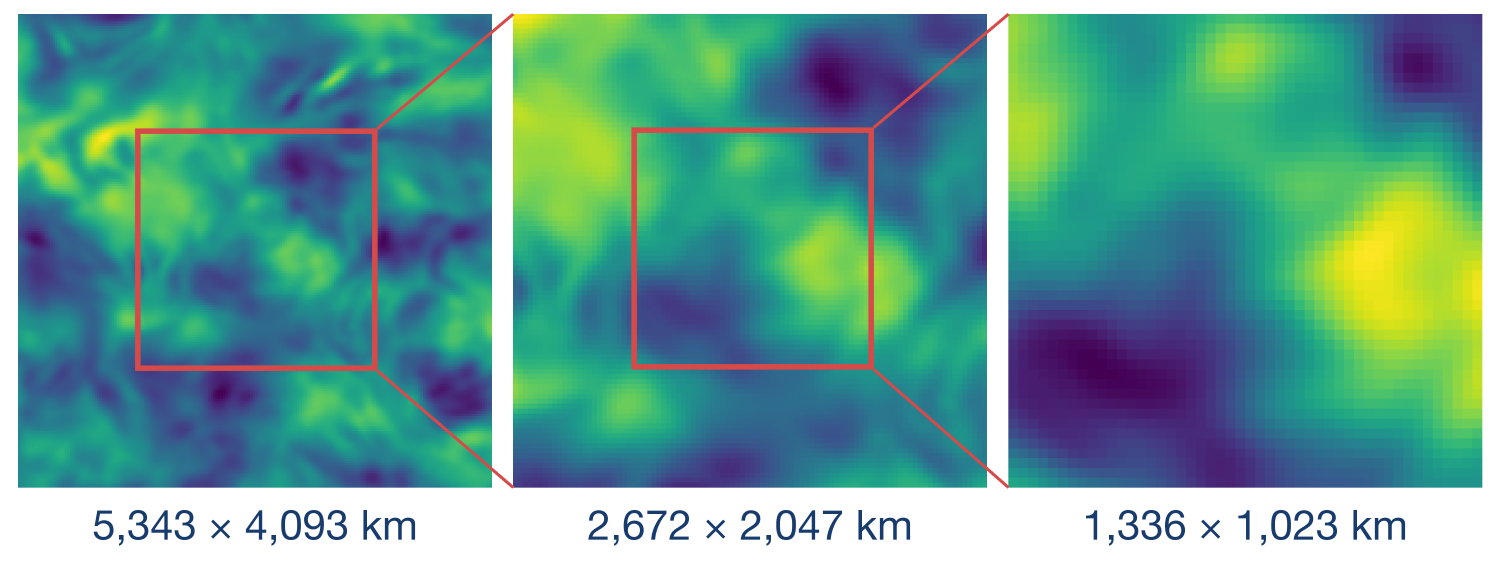
#> input picture poster/figures/zoom_montage.png, 4500 x 1710 px, found by its file name (shown at 1/3 size)
$ python zoom_montage_connectors.py
#> lines starting #> are read from the running program, lines starting #| are printed output that depends on the picture; after the words box and inside, x2 and y2 are one past the last pixel; in counts of white or black regions, pixels touching at a corner belong together
"""Draw D05-style zoom connectors onto the finished montage PNG.

Post-processing only -- it reads the exported figure and writes it back at the
SAME pixel dimensions and dpi. That matters because re-rendering the montage
would mean re-sampling the 192x192 field (hours on MPS), and nothing about
drawing a line needs the model.

Panel and red-box geometry are detected from the pixels rather than hard-coded,
so this keeps working if the montage is re-exported at another size.
"""
from __future__ import annotations

import argparse
from pathlib import Path

import numpy as np
from PIL import Image, ImageDraw

BOX_RGB = (215, 74, 74)          # #D74A4A, the existing zoom-box stroke
WHITE_CUT = 246                  # below this on any channel => "not background"


def _runs(mask: np.ndarray, min_len: int) -> list[tuple[int, int]]:
    """Contiguous True runs in a 1-D boolean mask, as inclusive (start, end)."""
    idx = np.flatnonzero(mask)
    if idx.size == 0:
        return []
    splits = np.flatnonzero(np.diff(idx) > 1)
    groups = np.split(idx, splits + 1)
    return [(int(g[0]), int(g[-1])) for g in groups if g.size >= min_len]


def detect_panels(rgb: np.ndarray) -> list[tuple[int, int, int, int]]:
    """Locate the image panels (colourful blocks) as (x0, y0, x1, y1)."""
    ink = (rgb[:, :, :3] < WHITE_CUT).any(axis=2)
    # Panels are the tall solid blocks; captions are short and sparse. Use the
    # column profile over the upper region, where only panels live.
    upper = ink[: int(ink.shape[0] * 0.75)]
    cols = upper.sum(axis=0) > upper.shape[0] * 0.5
    panels = []
    for x0, x1 in _runs(cols, min_len=50):
        rows = ink[:, x0:x1 + 1].sum(axis=1) > (x1 - x0) * 0.5
        yr = _runs(rows, min_len=50)
        y0, y1 = yr[0]
        panels.append((x0, y0, x1, y1))
    return panels


def detect_boxes(rgb: np.ndarray, tol: int = 42) -> list[tuple[int, int, int, int]]:
    """Locate the red zoom boxes as (x0, y0, x1, y1)."""
    d = np.abs(rgb[:, :, :3].astype(int) - np.array(BOX_RGB)).sum(axis=2)
    red = d < tol
    cols = red.any(axis=0)
    boxes = []
    for x0, x1 in _runs(cols, min_len=20):
        sub = red[:, x0:x1 + 1]
        rows = np.flatnonzero(sub.any(axis=1))
        boxes.append((x0, int(rows[0]), x1, int(rows[-1])))
    return boxes


def main() -> None:
    ap = argparse.ArgumentParser()
    ap.add_argument("--image", default="poster/figures/zoom_montage.png")
    ap.add_argument("--out", default=None, help="default: overwrite --image")
    ap.add_argument("--width", type=int, default=9, help="line width in px")
    ap.add_argument("--dry-run", action="store_true", help="report geometry only")
    args = ap.parse_args()

    src = Path(args.image)
    im = Image.open(src).convert("RGBA")
#> im is the input picture: PIL image 4500x1710 RGBA; mean R, G, B, A 101.8, 161.4, 149.7, 255
    rgb = np.asarray(im)
    print(f"{src.name}: {im.size[0]}x{im.size[1]} dpi={im.info.get('dpi')}")
#| zoom_montage.png: 4500x1710 dpi=(299.9994, 299.9994)

    panels = detect_panels(rgb)
#> in detect_panels, `ink = (rgb[:, :, :3] < WHITE_CUT).any(axis=2)`:
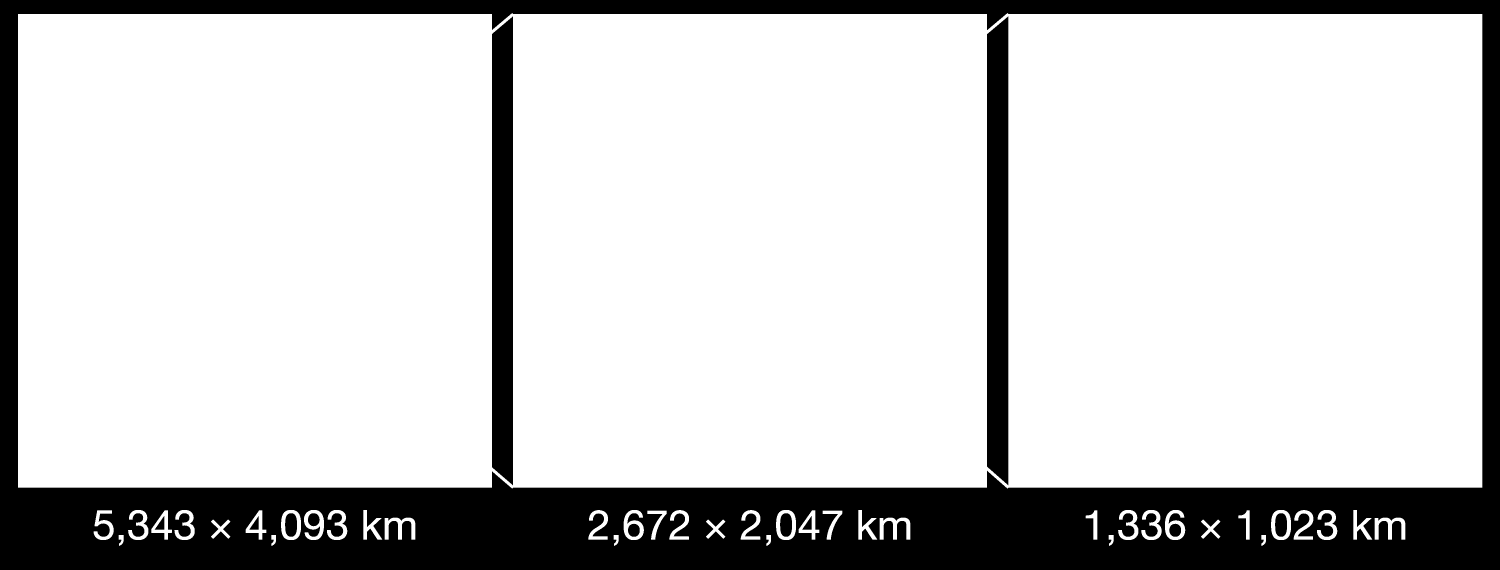
#> ink: shape (1710, 4500) bool (shown at 1/3 size); 79.8% white; 12 black regions, largest, box (x1, y1, x2, y2) and area: (0, 0, 4500, 1710) 1373929, (2961, 49, 3025, 1456) 86540, (1476, 49, 1539, 1456) 85273
#> in detect_panels, `upper = ink[: int(ink.shape[0] * 0.75)]`:
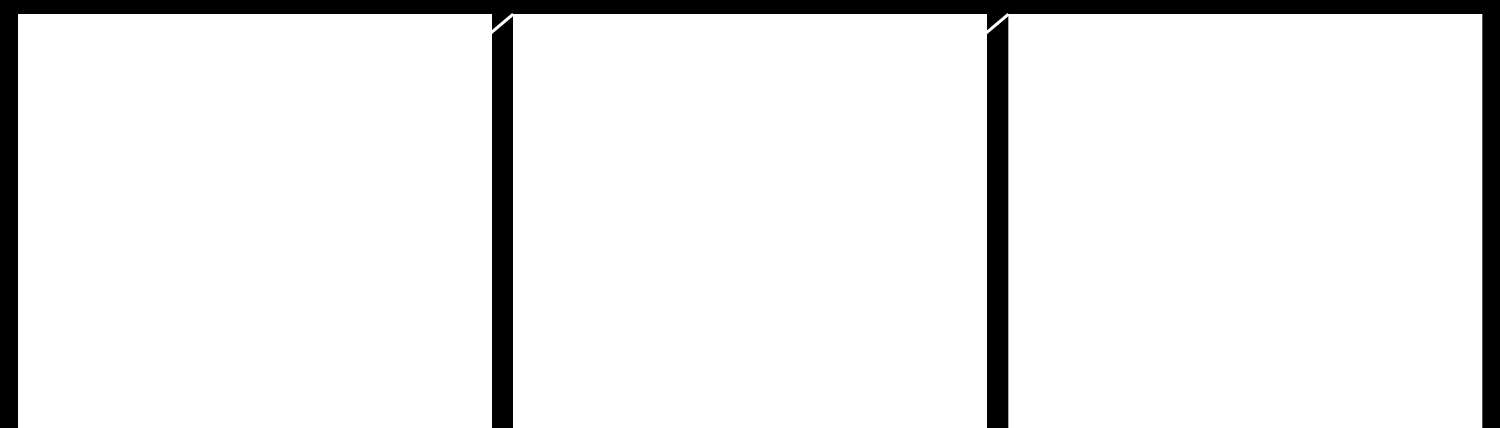
#> upper: shape (1282, 4500) bool (shown at 1/3 size); 91.7% white; 3 black regions, box (x1, y1, x2, y2) and area: (0, 0, 4500, 1282) 324449, (2961, 49, 3025, 1282) 77198, (1476, 49, 1539, 1282) 76014
#> in _runs, `splits = np.flatnonzero(np.diff(idx) > 1)`: splits = [1421, 2843]
#> in _runs, `groups = np.split(idx, splits + 1)`: groups = 3 items
#> the loop in detect_panels, `for x0, x1 in _runs(cols, min_len=50):` made 3 passes
#> (x0, x1) on passes 1 to 3: (54, 1475), (1539, 2960), (3025, 4446)
#> after the loop in detect_panels, `for x0, x1 in _runs(cols, min_len=50):`: panels = [(54, 42, 1475, 1462), (1539, 42, 2960, 1462), (3025, 42, 4446, 1462)]
    boxes = detect_boxes(rgb)
#> in detect_boxes, `d = np.abs(rgb[:, :, :3].astype(int) - np.array(BOX_RGB)).sum(axis=2)`:
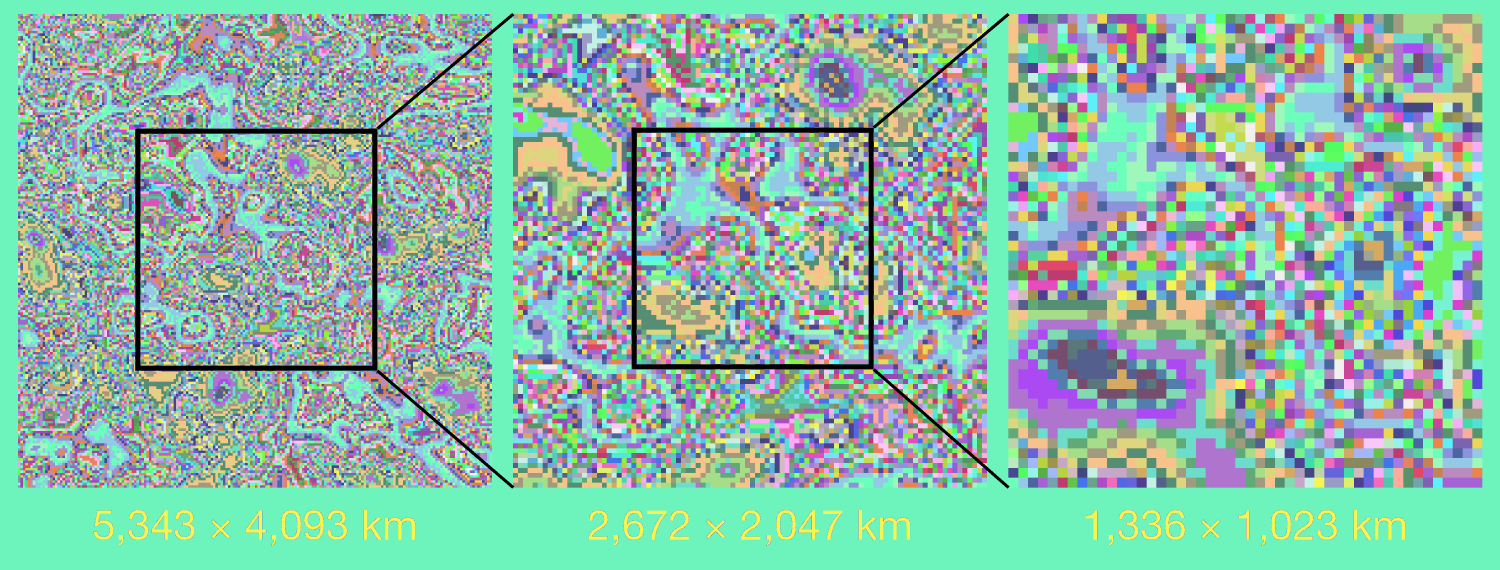
#> d: shape (1710, 4500) int64 (shown at 1/3 size); 186 distinct labels, from 0 to 402; one colour per label, 0 black
#> in detect_boxes, `red = d < tol`:
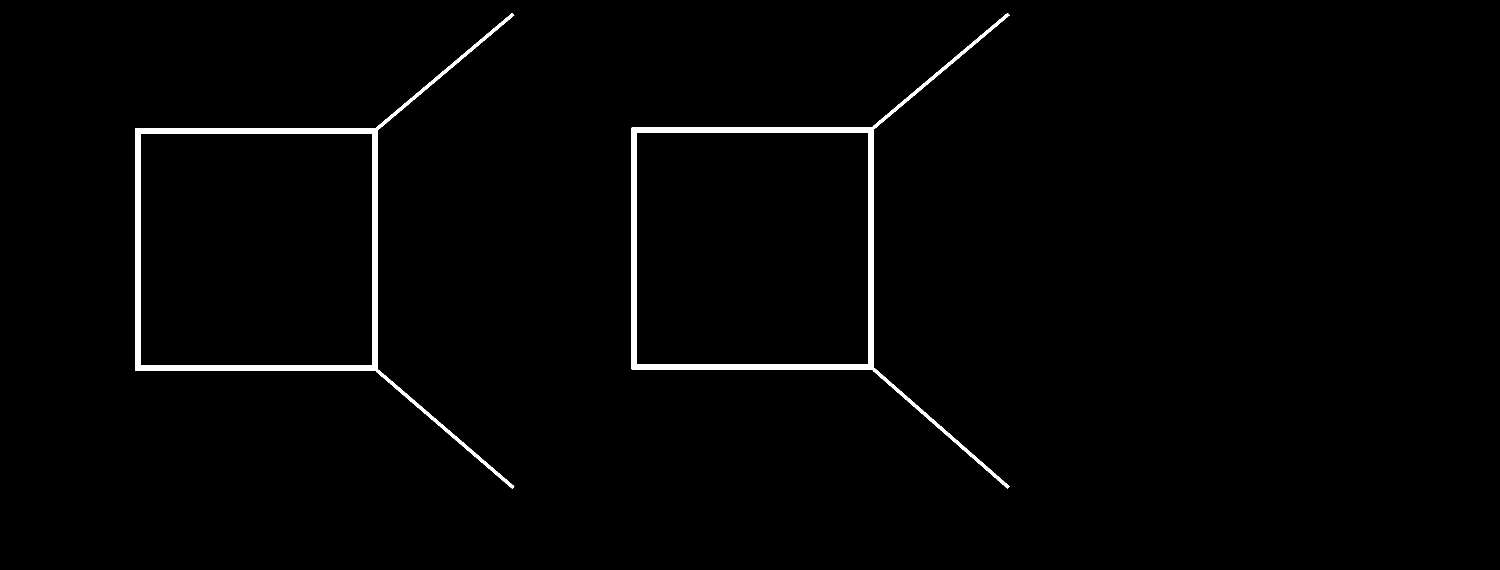
#> red: shape (1710, 4500) bool (shown at 1/3 size); 1.4% white; 2 white regions, box (x1, y1, x2, y2) and area: (405, 39, 1543, 1466) 53712, (1894, 39, 3029, 1466) 53669
#> the loop in detect_boxes, `for x0, x1 in _runs(cols, min_len=20):` made 2 passes
#> (x0, x1) on passes 1 to 2: (405, 1542), (1894, 3028)
#> pass 1, in detect_boxes, `sub = red[:, x0:x1 + 1]`:
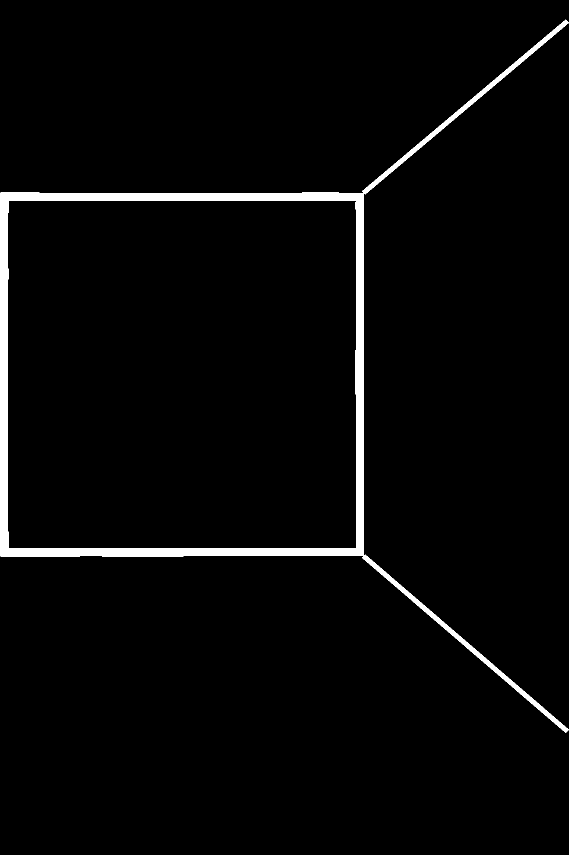
#> sub: shape (1710, 1138) bool (shown at 1/2 size); 2.8% white; 1 white region, box (x1, y1, x2, y2) and area: (0, 39, 1138, 1466) 53712
#> pass 2, in detect_boxes, `sub = red[:, x0:x1 + 1]`:
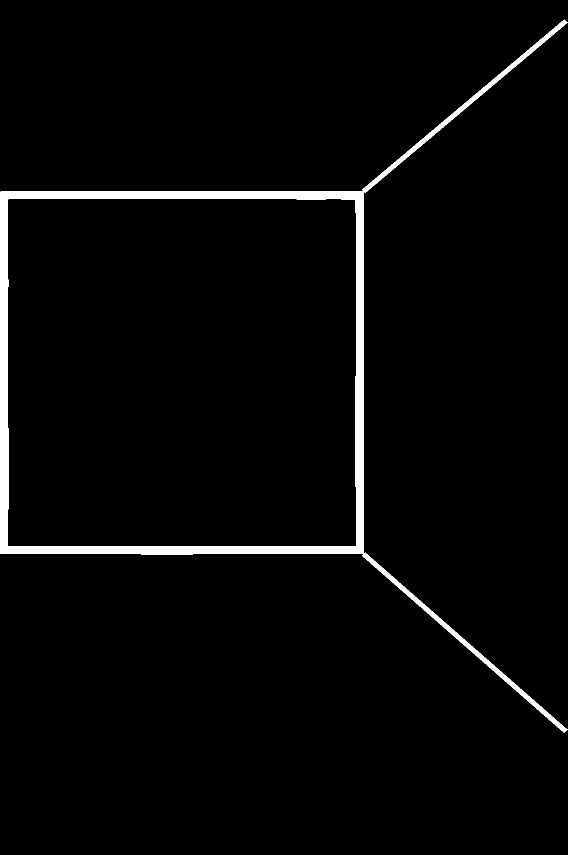
#> sub: shape (1710, 1135) bool (shown at 1/2 size); 2.8% white; 1 white region, box (x1, y1, x2, y2) and area: (0, 39, 1135, 1466) 53669
#> after the loop in detect_boxes, `for x0, x1 in _runs(cols, min_len=20):`: boxes = [(405, 39, 1542, 1465), (1894, 39, 3028, 1465)]
#> boxes = [(405, 39, 1542, 1465), (1894, 39, 3028, 1465)]
    print(f"detected {len(panels)} panels, {len(boxes)} red boxes")
#| detected 3 panels, 2 red boxes
    for i, p in enumerate(panels):
        print(f"  panel {i}: x {p[0]}..{p[2]}  y {p[1]}..{p[3]}")
#> this loop made 3 passes
#|   panel 0: x 54..1475  y 42..1462
#|   panel 1: x 1539..2960  y 42..1462
#|   panel 2: x 3025..4446  y 42..1462
    for i, b in enumerate(boxes):
        print(f"  box   {i}: x {b[0]}..{b[2]}  y {b[1]}..{b[3]}")
#> this loop made 2 passes
#|   box   0: x 405..1542  y 39..1465
#|   box   1: x 1894..3028  y 39..1465

    if len(panels) < 2 or len(boxes) < len(panels) - 1:
        raise SystemExit("geometry detection failed; inspect with --dry-run")
    if args.dry_run:
        return

    d = ImageDraw.Draw(im)
    for i, box in enumerate(boxes[: len(panels) - 1]):
        nxt = panels[i + 1]
        bx1, by0, by1 = box[2], box[1], box[3]        # box right edge, top, bottom
        nx0, ny0, ny1 = nxt[0], nxt[1], nxt[3]        # next panel left edge, top, bottom
        d.line([(bx1, by0), (nx0, ny0)], fill=BOX_RGB, width=args.width)
        d.line([(bx1, by1), (nx0, ny1)], fill=BOX_RGB, width=args.width)
        print(f"  connector {i}: ({bx1},{by0})->({nx0},{ny0}) and "
              f"({bx1},{by1})->({nx0},{ny1})")
#> this loop made 2 passes
#> (box, nxt, bx1, by0, by1, nx0, ny0, ny1) on passes 1 to 2: ((405, 39, 1542, 1465), (1539, 42, 2960, 1462), 1542, 39, 1465, 1539, 42, 1462), ((1894, 39, 3028, 1465), (3025, 42, 4446, 1462), 3028, 39, 1465, 3025, 42, 1462)
#|   connector 0: (1542,39)->(1539,42) and (1542,1465)->(1539,1462)
#|   connector 1: (3028,39)->(3025,42) and (3028,1465)->(3025,1462)

    out = Path(args.out) if args.out else src
    dpi = im.info.get("dpi")
#> dpi = (300, 300)
    im.save(out, dpi=dpi) if dpi else im.save(out)
    chk = Image.open(out)
    print(f"wrote {out}: {chk.size[0]}x{chk.size[1]} dpi={chk.info.get('dpi')}")
#| wrote poster/figures/zoom_montage.png: 4500x1710 dpi=(299.9994, 299.9994)


if __name__ == "__main__":
    main()
